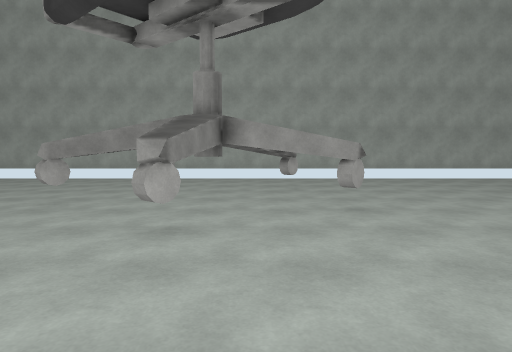
view 1 (above)

18 first-person views from a walk through a Unity game level. The camera is 1.4 m above the floor, tilts 4° down and sees 75° across. The floor is counted in squares, 1 m on a side. Each view is taken from the middle of a square. On the plan, view 1 faces up. The plan holds only what a view shows up to about 15 squares ahead; the rest is blank. The place goes on beyond the plan.

view 2
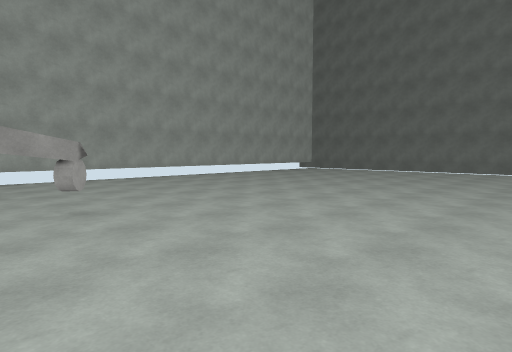

view 3
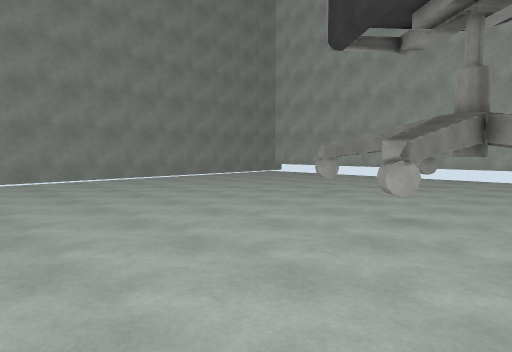

view 4
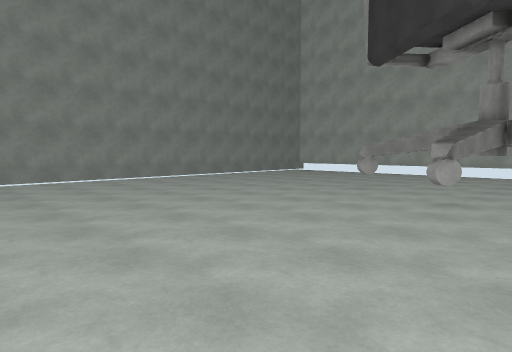

view 5
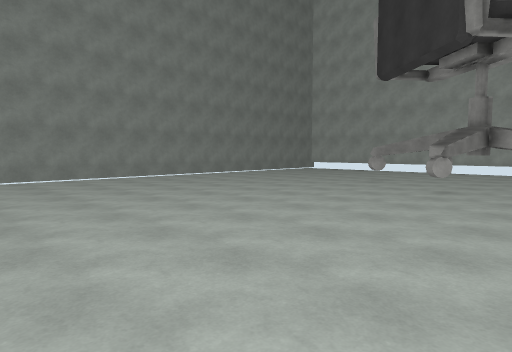

view 6
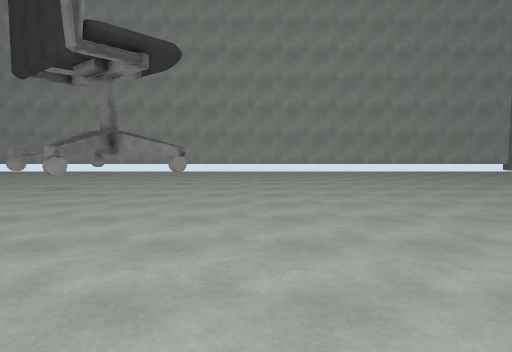

view 7
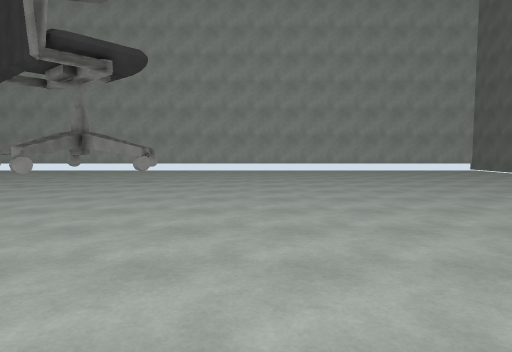

view 8
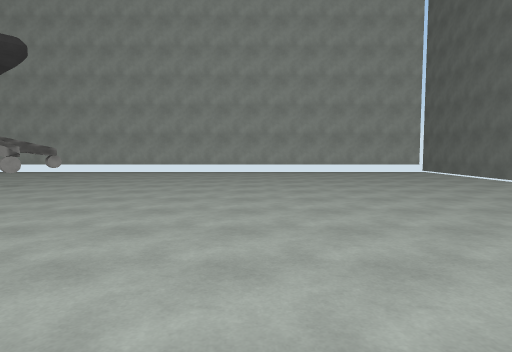

view 9
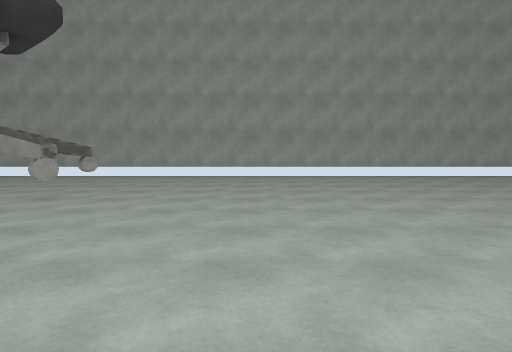

view 10
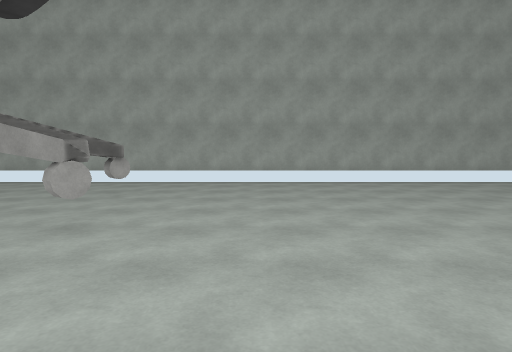

view 11
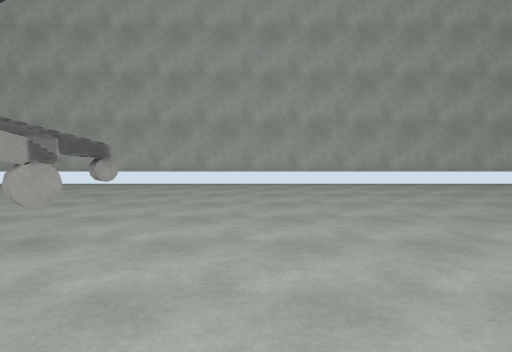

view 12
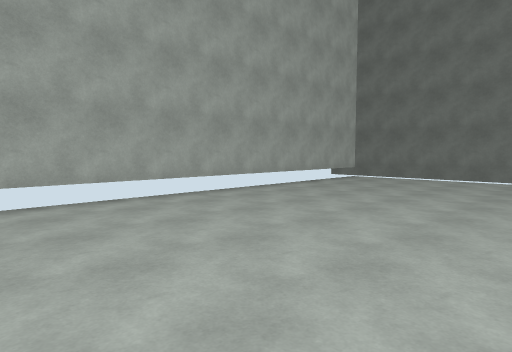

view 13
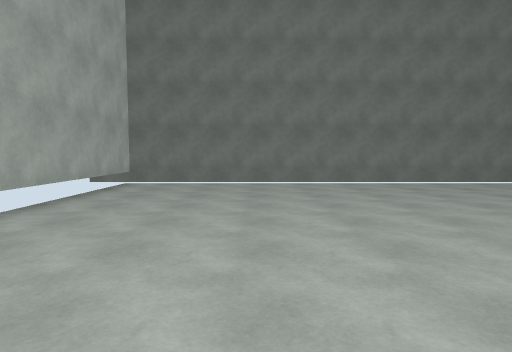

view 14
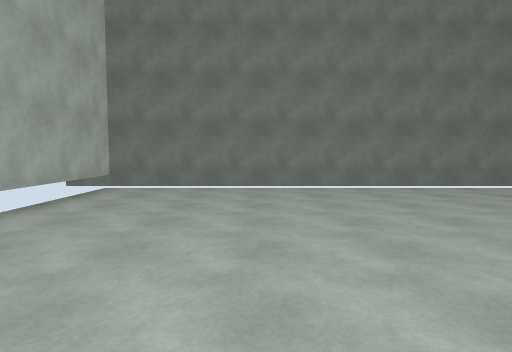

view 15
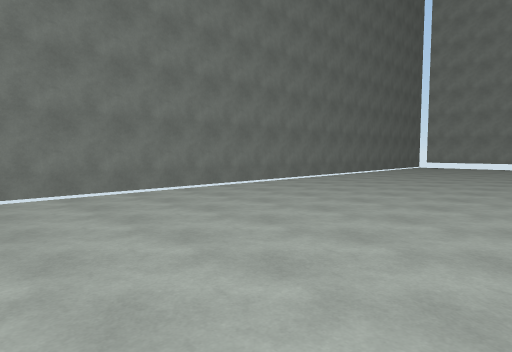

view 16
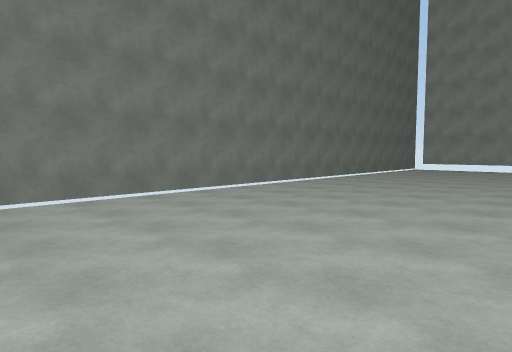

view 17
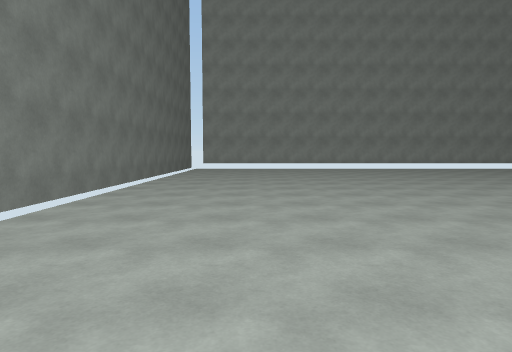

view 18
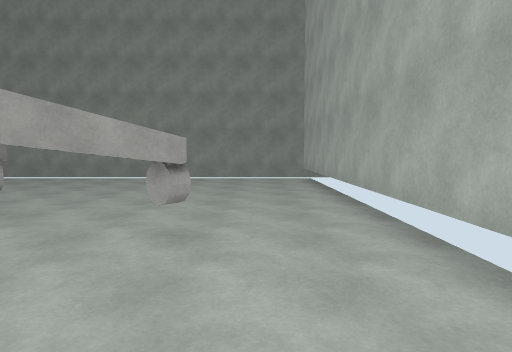

### Floor plan
Key: @ floor where view 1 was taken; # wall or solid block; . floor; T thing the floor can be seen under or through.
Columns run from 15 left of view 1 to 26 right of it. Each row starts with its distance up from view 1.
 18   ########################################
 17   ...................................... #
 16   .......................................#
 15   .......................................#
 14   .......................................#
 13   .........TT...T........................#
 12       ......TT.TT........................#
 11     ........    .........................#
 10   .........  TT .........................#
  9   ........TTT TTTT.......................#
  8   ........... T..T.......................#
  7   ........... T..........................#
  6   ...........TT..........................#
  5  ........................................#
  4 .........................................#
  3 .........................................#
  2 .........................................#
  1 .........................................#
  0 ...............@.........................#
 -1 .........................................#
 -2 .........................................#
 -3 .........................................#
 -4 .........................................#
 -5 .................  ......................#
 -6       ..........     ....................#
 -7              ..  .   .  .................#
 -8                        ..................#

Where each view was taken, in squares from view 1:
view 1: 0 up, 0 right, facing up
view 2: 0 up, 0 right, facing up-right
view 3: 1 down, 1 right, facing up-left
view 4: 4 down, 1 right, facing up-left
view 5: 7 down, 2 right, facing up-left
view 6: 7 down, 6 right, facing up
view 7: 8 down, 8 right, facing up
view 8: 6 down, 13 right, facing up
view 9: 2 down, 9 right, facing up
view 10: 2 up, 6 right, facing up
view 11: 3 up, 6 right, facing up
view 12: 8 up, 7 right, facing up-right
view 13: 12 up, 10 right, facing right
view 14: 12 up, 12 right, facing right
view 15: 11 up, 14 right, facing down-right
view 16: 7 up, 15 right, facing down-right
view 17: 7 up, 20 right, facing down
view 18: 15 up, 2 right, facing left
